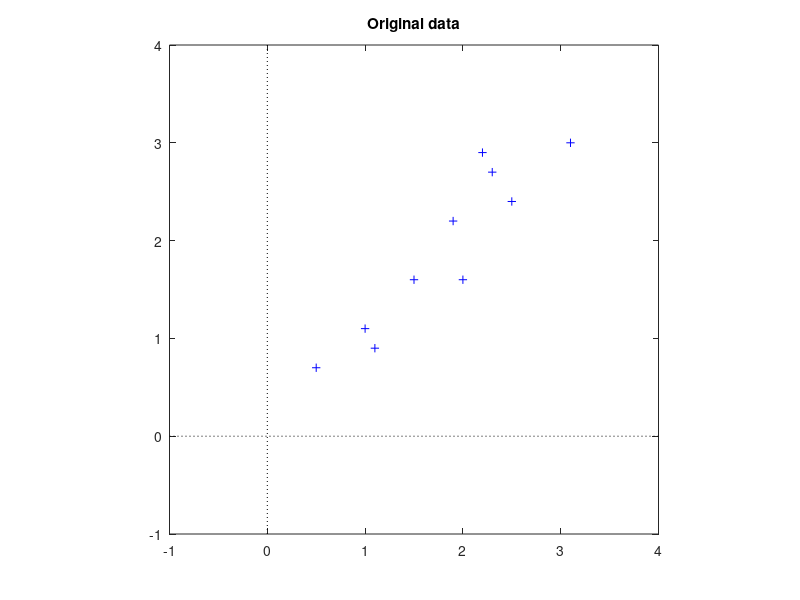
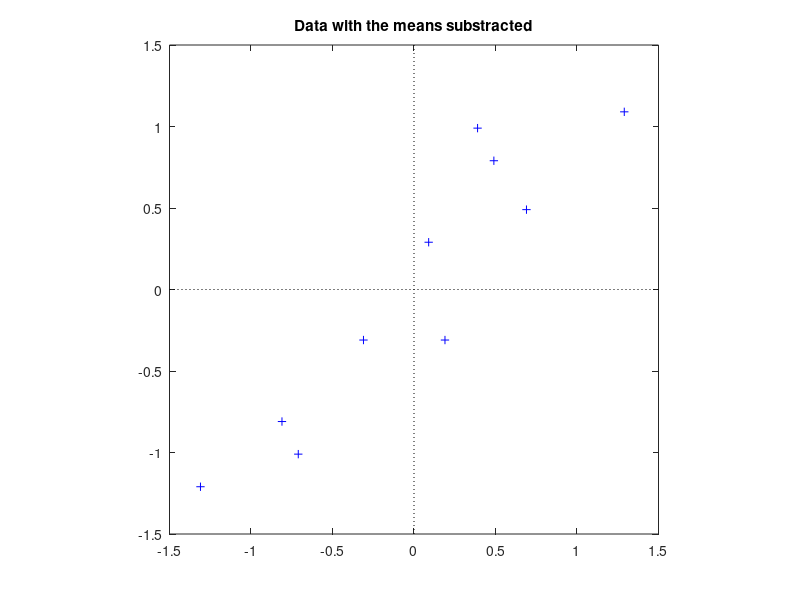
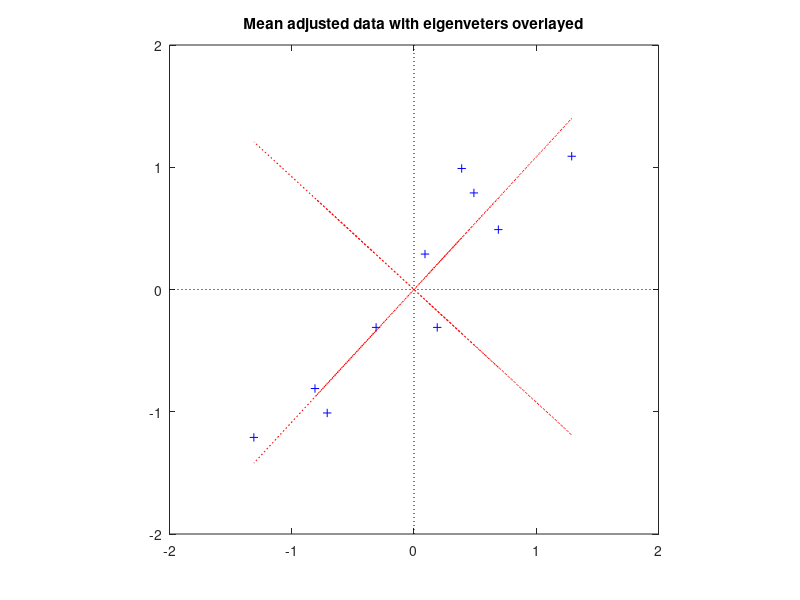
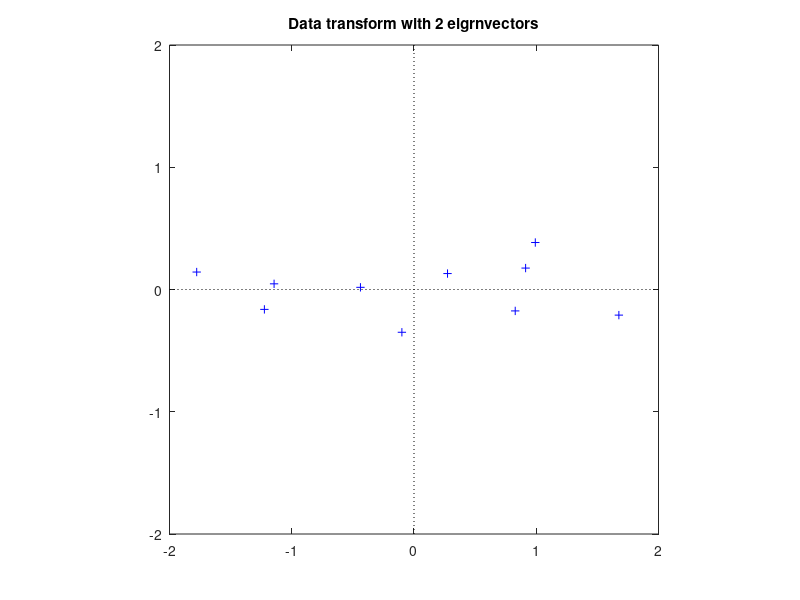

MATLAB code to generate these figures, in order:
x1=[2.5 0.5 2.2 1.9 3.1 2.3 2.0 1.0 1.5 1.1]';
x2=[2.4 0.7 2.9 2.2 3.0 2.7 1.6 1.1 1.6 0.9]';
x1_p=x1-mean(x1);
x2_p=x2-mean(x2);

figure(1);
plot(x1,x2,'b+');
hold on;
% plot(x1_p,x2_p,'r*')
plot([-1 4],[0 0],'k:');
plot([0 0],[-1 4],'k:');
title('Original data');
xlim([-1 4]);
ylim([-1 4]);
axis square;

figure(2);
plot(x1_p,x2_p,'b+');
hold on;
plot([-1.5 1.5],[0 0],'k:');
plot([0 0],[-1.5 1.5],'k:');
title('Data with the means substracted');
axis square;
%% 
x_p=[x1_p x2_p];
C=cov(x_p)
[E ,D]=eig(C)
temp=E(:,1);
E(:,1)=E(:,2);
E(:,2)=temp;
e_max=E(:,1)

figure (3)
plot(x_p(:,1),x_p(:,2),'b+');
hold on;
plot([-2 2 ],[0 0],'k:');
plot([0 0 ],[-2 2 ],'k:');
plot(x_p(:,1),E(2,1)/E(1,1)*x_p(:,1),'r:');
plot(x_p(:,1),E(2,2)/E(1,2)*x_p(:,1),'r:');
title('Mean adjusted data with eigenveters overlayed');
xlim([-2 2]);
ylim([-2 2]);
axis square;
%% p53 
Y_all = x_p *E;
figure(4);
plot(Y_all(:,1),Y_all(:,2),'b+');
hold on;
plot([-2 2],[0 0],'k:');
plot([0 0],[-2 2],'k:');
title('Data transform with 2 eigrnvectors')
axis square;
xlim([-2 2]);
ylim([-2 2]);

%% 
[E , Y_all_func,D]=pca([x1,x2]);

figure;
plot (Y_all(:,1),Y_all(:,2),'b+','MarkerSize',10);
hold on;
plot (Y_all_func(:,1),-Y_all_func(:,2),'r*');
plot([-2 2 ],[0 0 ],'k:');
plot ([0 0],[-2 2],'k:');
xlim([-2 2]);
ylim([-2 2]);
title('Data transform with 2 eigrnvectors');
axis square;

%%
y_pca = x_p * e_max;
figure(5);
plot(y_pca , zeros(size(y_pca)),'b+');
hold on;
plot([-2 2 ],[0 0 ],'k:');
plot ([0 0],[-2 2],'k:');
xlim([-2 2]);
ylim([-2 2]);
title('Data transform with 1 eigrnvectors');
axis square;

%%
figure(6);
plot (Y_all_func(:,1), zeros(size(y_pca)),'r*');
hold on;
title('Data transform with 1 eigrnvectors');
plot([-2 2 ],[0 0 ],'k:');
plot ([0 0],[-2 2],'k:');
xlim([-2 2]);
ylim([-2 2]);
axis square;

%%

x_p_new=y_pca * e_max';
x1_mean =mean (x1)* ones(10,1);
x2_mean =mean (x2)* ones(10,1);
x_mean=[x1_mean x2_mean];
x_hat(:,1)=x_p_new(:,1)+x1_mean;
x_hat(:,2)=x_p_new(:,2)+x2_mean;
figure(7);
plot (x_hat(:,1), x_hat(:,2),'b+');
hold on;
title('Original data restored using only a single eigenvector');
plot([-1 4 ],[0 0 ],'k:');
plot ([0 0],[-1 4],'k:');
xlim([-1 4]);
ylim([-1 4]);
axis square;
